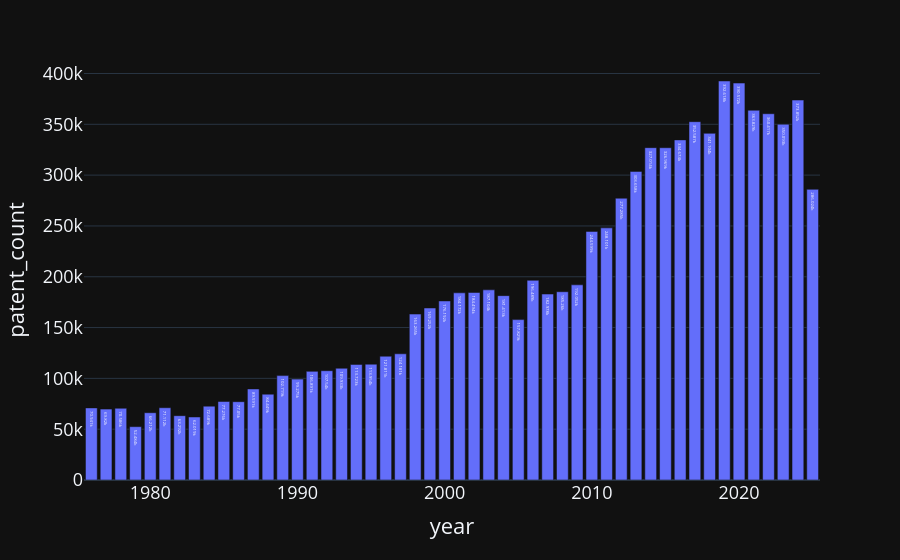

Here is the notebook cell this chart was saved with:
### Code cell
patent_year_df.sort_values(by="year").plot.bar(x="year", y="patent_count", text_auto=True)

### Figure 1 — Plotly figure (JSON) as saved in the notebook; plotly's stock layout.template omitted (floating-point values rounded to 4 significant figures)
{"data": [{"hovertemplate": "year=%{x}<br>patent_count=%{y}<extra></extra>", "legendgroup": "", "marker": {"color": "#636efa", "pattern": {"shape": ""}}, "name": "", "orientation": "v", "showlegend": false, "textposition": "auto", "texttemplate": "%{y}", "type": "bar", "x": [1976.0, 1977.0, 1978.0, 1979.0, 1980.0, 1981.0, 1982.0, 1983.0, 1984.0, 1985.0, 1986.0, 1987.0, 1988.0, 1989.0, 1990.0, 1991.0, 1992.0, 1993.0, 1994.0, 1995.0, 1996.0, 1997.0, 1998.0, 1999.0, 2000.0, 2001.0, 2002.0, 2003.0, 2004.0, 2005.0, 2006.0, 2007.0, 2008.0, 2009.0, 2010.0, 2011.0, 2012.0, 2013.0, 2014.0, 2015.0, 2016.0, 2017.0, 2018.0, 2019.0, 2020.0, 2021.0, 2022.0, 2023.0, 2024.0, 2025.0], "xaxis": "x", "y": [70941, 69820, 70586, 52484, 66212, 71112, 63292, 62019, 72689, 77276, 77050, 89591, 84449, 102719, 99275, 106891, 107540, 109933, 113723, 113954, 121811, 124181, 163265, 169252, 176192, 184172, 184494, 187104, 181413, 157829, 196489, 182978, 185260, 192052, 244599, 248101, 277285, 303658, 327014, 326969, 334674, 352587, 341104, 392618, 390572, 363829, 360417, 350093, 373852, 286024], "yaxis": "y"}], "layout": {"barmode": "relative", "legend": {"tracegroupgap": 0}, "margin": {"t": 60}, "xaxis": {"anchor": "y", "domain": [0, 1], "title": {"text": "year"}}, "yaxis": {"anchor": "x", "domain": [0, 1], "title": {"text": "patent_count"}}}}
